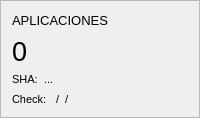
           <widget class="QFrame" name="frame_2">
            <property name="frameShape">
             <enum>QFrame::Shape::StyledPanel</enum>
            </property>
            <property name="frameShadow">
             <enum>QFrame::Shadow::Raised</enum>
            </property>
            <layout class="QVBoxLayout" name="verticalLayout_9">
             <item>
              <layout class="QHBoxLayout" name="horizontalLayout_6" stretch="1,0">
               <property name="spacing">
                <number>5</number>
               </property>
               <item alignment="Qt::AlignmentFlag::AlignLeft|Qt::AlignmentFlag::AlignVCenter">
                <widget class="QLabel" name="update_apps">
                 <property name="font">
                  <font>
                   <pointsize>10</pointsize>
                   <fontweight>DemiBold</fontweight>
                  </font>
                 </property>
                 <property name="text">
                  <string>APLICACIONES</string>
                 </property>
                </widget>
               </item>
               <item alignment="Qt::AlignmentFlag::AlignRight|Qt::AlignmentFlag::AlignVCenter">
                <widget class="QPushButton" name="check_apps">
                 <property name="minimumSize">
                  <size>
                   <width>18</width>
                   <height>18</height>
                  </size>
                 </property>
                 <property name="maximumSize">
                  <size>
                   <width>18</width>
                   <height>18</height>
                  </size>
                 </property>
                 <property name="font">
                  <font>
                   <pointsize>10</pointsize>
                  </font>
                 </property>
                 <property name="statusTip">
                  <string>Comprueba cambios en las aplicaciones</string>
                 </property>
                 <property name="icon">
                  <iconset resource="../../resources/assets.qrc">
                   <normaloff>:/assets/icons/sync.svg</normaloff>:/assets/icons/sync.svg</iconset>
                 </property>
                 <property name="iconSize">
                  <size>
                   <width>20</width>
                   <height>20</height>
                  </size>
                 </property>
                 <property name="checkable">
                  <bool>true</bool>
                 </property>
                 <property name="flat">
                  <bool>true</bool>
                 </property>
                 <property name="method" stdset="0">
                  <string>check_action</string>
                 </property>
                 <property name="action" stdset="0">
                  <string>KNOWNS</string>
                 </property>
                </widget>
               </item>
              </layout>
             </item>
             <item>
              <widget class="QLabel" name="count_files_apps">
               <property name="font">
                <font>
                 <pointsize>20</pointsize>
                 <fontweight>DemiBold</fontweight>
                </font>
               </property>
               <property name="text">
                <string>0</string>
               </property>
              </widget>
             </item>
             <item>
              <layout class="QFormLayout" name="formLayout_3">
               <item row="0" column="0">
                <widget class="QLabel" name="label_16">
                 <property name="font">
                  <font>
                   <pointsize>8</pointsize>
                   <fontweight>Light</fontweight>
                  </font>
                 </property>
                 <property name="text">
                  <string>SHA:</string>
                 </property>
                </widget>
               </item>
               <item row="0" column="1">
                <widget class="QLabel" name="hash_apps">
                 <property name="font">
                  <font>
                   <pointsize>8</pointsize>
                   <fontweight>Light</fontweight>
                  </font>
                 </property>
                 <property name="text">
                  <string>...</string>
                 </property>
                </widget>
               </item>
              </layout>
             </item>
             <item>
              <layout class="QHBoxLayout" name="horizontalLayout_28" stretch="0,1,0">
               <item alignment="Qt::AlignmentFlag::AlignLeft|Qt::AlignmentFlag::AlignBottom">
                <widget class="QLabel" name="label_19">
                 <property name="font">
                  <font>
                   <pointsize>8</pointsize>
                   <fontweight>Light</fontweight>
                  </font>
                 </property>
                 <property name="text">
                  <string>Check:</string>
                 </property>
                </widget>
               </item>
               <item alignment="Qt::AlignmentFlag::AlignLeft|Qt::AlignmentFlag::AlignBottom">
                <widget class="QLabel" name="time_last_apps">
                 <property name="font">
                  <font>
                   <pointsize>8</pointsize>
                   <fontweight>Light</fontweight>
                  </font>
                 </property>
                 <property name="text">
                  <string> /  / </string>
                 </property>
                </widget>
               </item>
               <item>
                <widget class="QLabel" name="led_apps">
                 <property name="statusTip">
                  <string>Necesita actualizar</string>
                 </property>
                 <property name="pixmap">
                  <pixmap resource="../../resources/assets.qrc">:/assets/icons/led_red.svg</pixmap>
                 </property>
                </widget>
               </item>
              </layout>
             </item>
            </layout>
           </widget>
